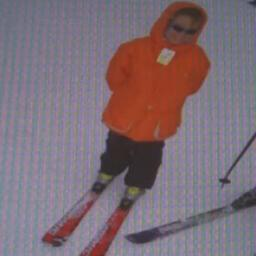
#> input picture sample_images/004.jpg, 256 x 256 px
$ python -i gaussian.py   (imports and definitions only)
#> lines starting #> are read from the running program, lines starting #| are printed output that depends on the picture
#> further down, picture is the input picture: shape (256, 256, 3); mean B, G, R 117.9, 109.2, 125.6
"""Gaussian Smoothing Filter for Moiré Pattern Reduction.

This module provides Gaussian smoothing baseline with support for:
- Full RGB / channel-independent processing
- Luminance-only processing in YCrCb color space
- Edge-case handling (small images, even kernel sizes, grayscale input)
"""

from typing import Union
import cv2
import numpy as np


def _ensure_bgr_uint8(image: np.ndarray) -> np.ndarray:
    """Ensure the image is a 3-channel BGR uint8 numpy array."""
    if not isinstance(image, np.ndarray):
        raise TypeError(f"Expected numpy.ndarray, got {type(image)}")
    if image.size == 0:
        raise ValueError("Image is empty")

    # Handle float / non-uint8 images
    if image.dtype != np.uint8:
        if np.issubdtype(image.dtype, np.floating):
            if image.max() <= 1.0:
                img_u8 = (image * 255.0).clip(0, 255).astype(np.uint8)
            else:
                img_u8 = image.clip(0, 255).astype(np.uint8)
        else:
            img_u8 = image.clip(0, 255).astype(np.uint8)
    else:
        img_u8 = image.copy()

    # Handle grayscale (2D or 3D with 1 channel)
    if img_u8.ndim == 2:
        img_u8 = cv2.cvtColor(img_u8, cv2.COLOR_GRAY2BGR)
    elif img_u8.ndim == 3 and img_u8.shape[2] == 1:
        img_u8 = cv2.cvtColor(img_u8, cv2.COLOR_GRAY2BGR)
    elif img_u8.ndim == 3 and img_u8.shape[2] == 4:
        # RGBA to BGR
        img_u8 = cv2.cvtColor(img_u8, cv2.COLOR_BGRA2BGR)
    elif img_u8.ndim != 3 or img_u8.shape[2] != 3:
        raise ValueError(f"Unsupported image shape: {image.shape}")

    return img_u8


def gaussian_filter(
    image: np.ndarray,
    kernel_size: int = 5,
    sigma: float = 1.5,
    luminance_only: bool = True,
) -> np.ndarray:
    """Apply Gaussian smoothing to an image.

    Args:
        image: Input image (BGR, uint8, HxWx3 or grayscale).
        kernel_size: Size of Gaussian kernel (must be odd, 3-31).
        sigma: Standard deviation of Gaussian kernel (0.5 - 10.0).
        luminance_only: If True, only the Y (luminance) channel in YCrCb is blurred,
                        preserving chroma details and reducing color bleed.

    Returns:
        Filtered BGR image as uint8 numpy array.
    """
#> called with kernel_size = 5, sigma = 1.5, luminance_only = True
    img = _ensure_bgr_uint8(image)
    h, w = img.shape[:2]
#> h = 256; w = 256

    # Validate and constrain kernel_size
    kernel_size = int(kernel_size)
    if kernel_size < 3:
        kernel_size = 3
    if kernel_size > 31:
        kernel_size = 31
    # Ensure kernel is odd
    if kernel_size % 2 == 0:
        kernel_size += 1

    # Ensure kernel does not exceed image dimensions
    max_dim = min(h, w)
#> max_dim = 256
    if kernel_size > max_dim:
        kernel_size = max_dim if max_dim % 2 == 1 else max_dim - 1
        if kernel_size < 1:
            kernel_size = 1

    if kernel_size <= 1:
        return img.copy()

    # Constrain sigma
    sigma = float(np.clip(sigma, 0.1, 20.0))

    if luminance_only:
        # Convert BGR to YCrCb
        ycrcb = cv2.cvtColor(img, cv2.COLOR_BGR2YCrCb)
#> ycrcb: shape (256, 256, 3); mean of channels 0, 1, 2 115.1, 135.5, 129.6
        y, cr, cb = cv2.split(ycrcb)
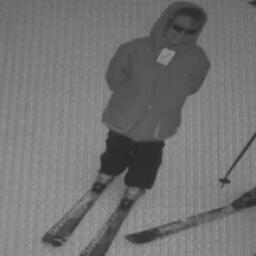
#> y: shape (256, 256); min 37, max 159, mean 115.1
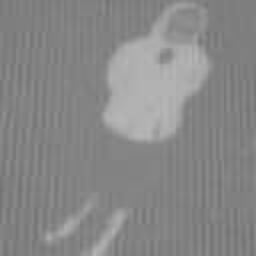
#> cr: shape (256, 256); min 114, max 182, mean 135.5
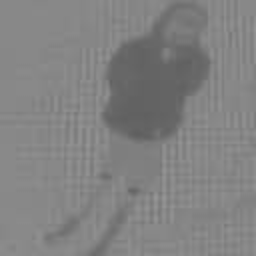
#> cb: shape (256, 256); min 95, max 150, mean 129.6

        # Apply Gaussian blur only to luminance (Y)
        y_blurred = cv2.GaussianBlur(y, (kernel_size, kernel_size), sigmaX=sigma, sigmaY=sigma)

        # Merge back and convert to BGR
        merged = cv2.merge([y_blurred, cr, cb])
#> merged: shape (256, 256, 3); mean of channels 0, 1, 2 115.1, 135.5, 129.6
        result = cv2.cvtColor(merged, cv2.COLOR_YCrCb2BGR)
    else:
        # Apply Gaussian blur across all channels
        result = cv2.GaussianBlur(img, (kernel_size, kernel_size), sigmaX=sigma, sigmaY=sigma)

    return np.clip(result, 0, 255).astype(np.uint8)

>>> import cv2
>>> picture = cv2.imread('../../sample_images/004.jpg')
>>> result = gaussian_filter(picture)
